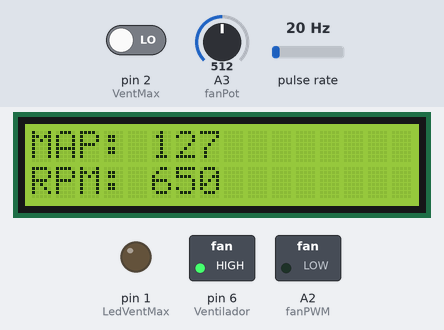
A sketch run on a simulated Arduino Uno, built with avr-gcc and run on an emulated ATmega328P. Parts: 16×2 character LCD, switched loads named in the sketch (green lamp = pin HIGH), output pins drawn as LEDs (lit = HIGH). Wiring (inferred from the names in the program): pulse sensor: data A1. Inputs (shaded band) come from the test bench; at power-on: pulse rate 20 Hz, A3 (fanPot) = 512, pin 2 (VentMax) LOW.

Above: at 1.2 s.
1.3 s: pulse rate (sensor on A1) set to 3 Hz
At 2.3 s:
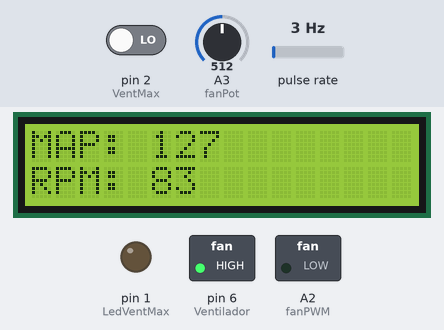
3.5 s: pulse rate (sensor on A1) set to 1 Hz
At 5.4 s:
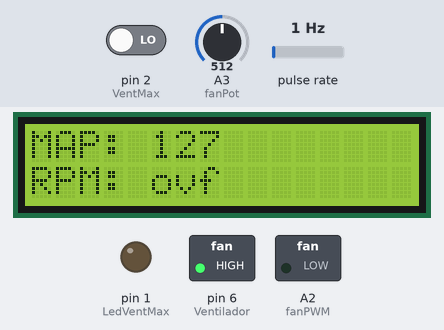
6.6 s: A3 (fanPot) set to 525
At 9.4 s:
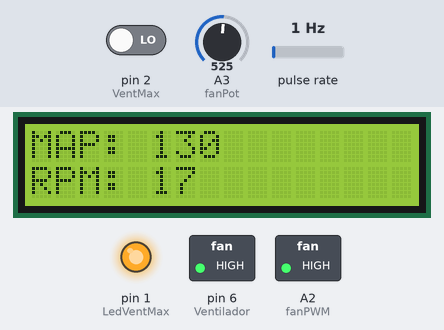
9.7 s: A3 (fanPot) set to 716
At 12.0 s:
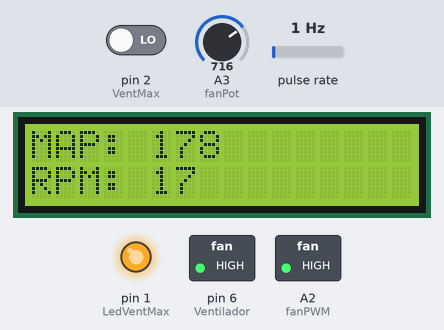
12.8 s: pulse rate (sensor on A1) set to 4 Hz
At 14.4 s:
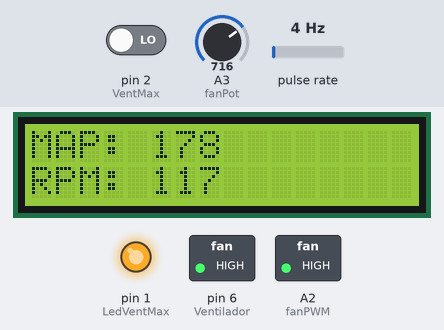
15.4 s: pulse rate (sensor on A1) set to 0 Hz
At 18.0 s:
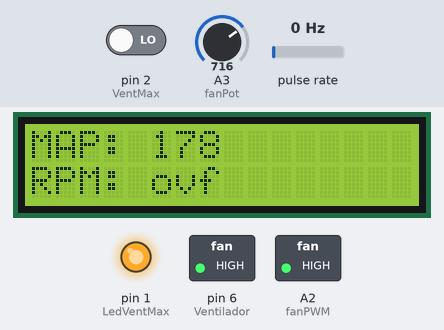
Timing chart, 0 to 19.4 s (numbered marks = the images above; inputs shaded):
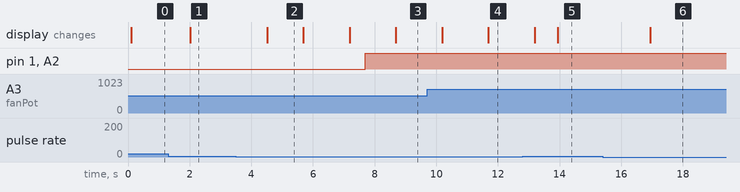

Measured:
- the behaviour switches between 2 and 1 Hz on pulse rate (sensor on A1) (found by bisection; images 1 and 2)
- the behaviour switches between 513 and 514 on A3 (fanPot) (found by bisection; images 2 and 3)
- after the input at 1.3 s, the display: changes after 0.72 s (image 1)
- after the input at 3.5 s, the display: changes after 1.0 s (image 2)
- after the input at 6.6 s, pin 1 (LedVentMax), A2 (fanPWM): LOW → HIGH after 1.1 s; the display: first differs from a run without the input after 2.1 s (image 3)
- after the input at 9.7 s, the display: first differs from a run without the input after 2.0 s (image 4)
- after the input at 12.8 s, the display: first differs from a run without the input after 1.1 s (image 5)
- after the input at 15.4 s, the display: changes after 1.5 s (image 6)

The sketch:

BB04_Fan4Wires_LCD.ino
```cpp
//Incluindo a Biblioteca
#include <LiquidCrystal.h>
//Fio Amarelo
float fanPWM = A2;
//Fio Azul
int   fanTach = A1;
//Potenciômetro
float fanPot = A3;
int fanPot_leitura;
int map_fanPot_leitura = 0;

//Precisa ser feito uma ligação com TIL117 e TIP122 ou TIP127
int Ventilador = 6;

//Botão VentMax
int VentMax = 2;
int VentMaxStatus = 0;

//LedVentMax
int LedVentMax = 1;

unsigned long SensorPulsTijd;

//LCD
int RS = 13;
int E = 12;
int DB4 = 11;
int DB5 = 10;
int DB6 = 9;
int DB7 = 8;
LiquidCrystal lcd(RS, E, DB4, DB5, DB6, DB7);

void setup()
 {
    pinMode(fanPWM, OUTPUT);
    pinMode(fanTach, INPUT);
    pinMode(fanPot, INPUT);

    pinMode(VentMax, INPUT);

    pinMode(Ventilador, OUTPUT);
    digitalWrite(fanTach,HIGH);

    pinMode(LedVentMax, OUTPUT);

    //LIGA O VENTILADOR NA VELOCIDADE MAXIMA
    digitalWrite(Ventilador, HIGH);

    lcd.begin(16, 2);
 }

void loop()
 {

    VentMaxStatus = digitalRead(VentMax);

    fanPot_leitura = analogRead(fanPot);
    map_fanPot_leitura = map(fanPot_leitura,0,1023,0,255);

    if((VentMaxStatus) || (map_fanPot_leitura > 127)){
        digitalWrite(LedVentMax, HIGH);
        analogWrite(A2, 255);
    }else{
        digitalWrite(LedVentMax, LOW);
        analogWrite(A2, 0);
    }


    // analogWrite(A2, map_fanPot_leitura);

 SensorPulsTijd = pulseIn(fanTach, LOW);
 double frequency = 1000000/SensorPulsTijd;


    lcd.setCursor(0, 0);
    lcd.print("MAP: ");
    lcd.print(map_fanPot_leitura);
    lcd.print("   ");
    lcd.setCursor(0, 1);
    lcd.print("RPM: ");
    lcd.print(1000*frequency/60,0);
    lcd.print("   ");

 delay(500);
 }
```
